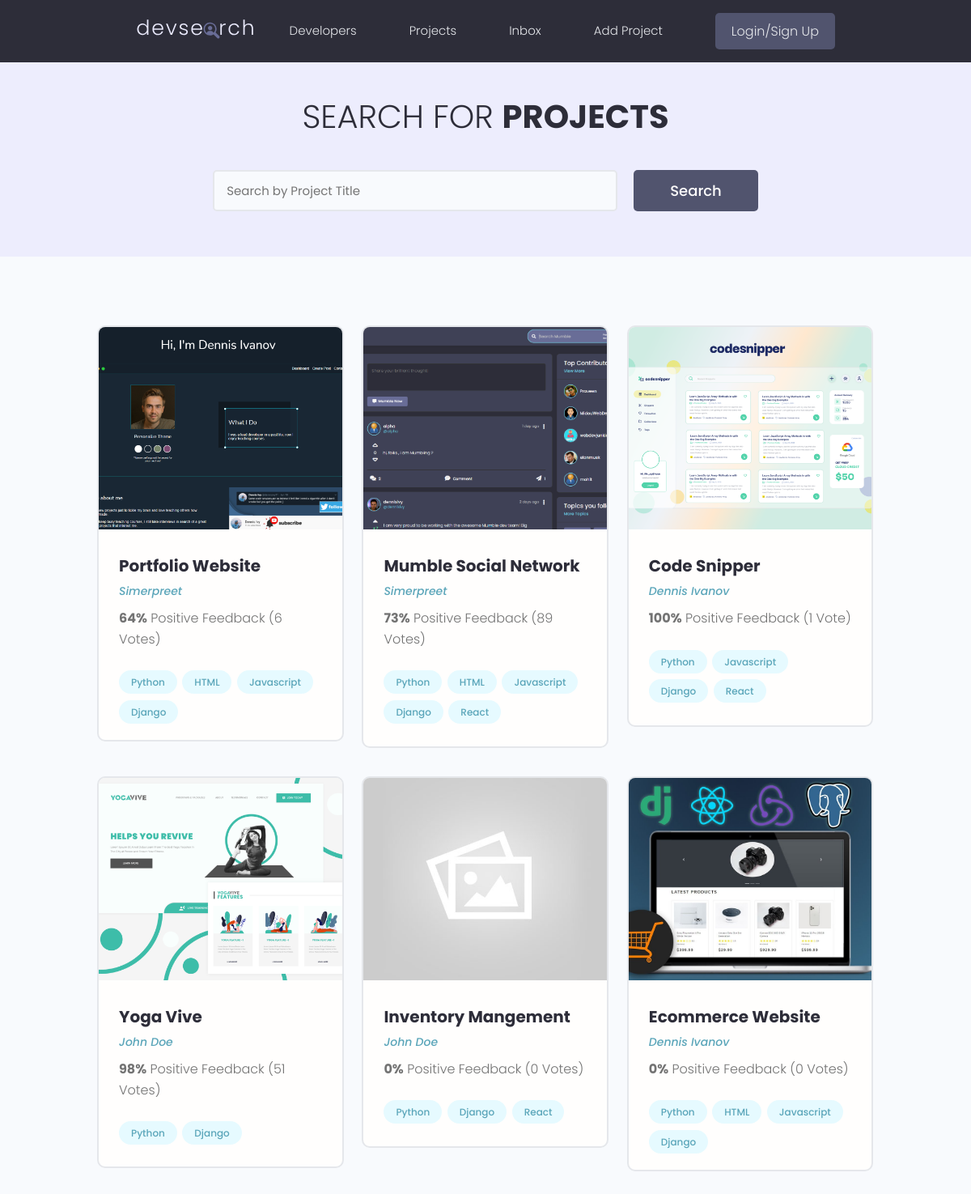
/projects/, run on the app's committed database.
### projects/models.py (models this page shows, shortened)
class Project(models.Model):
    owner = models.ForeignKey(Profile,null=True,blank=True,on_delete=models.SET_NULL)
    title = models.CharField(max_length=100)
    description = models.TextField(null=True, blank=True)
    featured_image = models.ImageField(null=True, blank=True, default="default.jpg")
    demo_link = models.CharField(max_length=2000, null=True, blank=True)
    source_link = models.CharField(max_length=2000, null=True, blank=True)
    created = models.DateTimeField(auto_now_add=True)
    id = models.UUIDField(default=uuid.uuid4, unique=True, primary_key=True, editable=False)
    tags = models.ManyToManyField('Tag', blank=True)
    vote_total = models.IntegerField(default=0, null=True, blank=True)
    vote_ratio = models.IntegerField(default=0, null=True, blank=True)

class Tag(models.Model):
    name = models.CharField(max_length=200)
    created = models.DateTimeField(auto_now_add=True)
    id = models.UUIDField(default=uuid.uuid4, unique=True, primary_key=True, editable=False)
    def __str__(self):
        return self.name

### users/models.py (models this page shows, shortened)
class Profile(models.Model):
    user = models.ForeignKey(User,null=True,blank=True,on_delete=models.CASCADE)
    name = models.CharField(max_length=200,null=True,blank=True)
    username = models.CharField(max_length=200, null=True, blank=True)
    email = models.EmailField(max_length=200,null=True,blank=True)
    short_intro = models.CharField(max_length=200,null=True,blank=True)
    bio = models.TextField(null=True,blank=True)
    profile_image = models.ImageField(null=True,blank=True,upload_to='profiles/',default= "profile/user-default.png")
    social_github = models.CharField(max_length=200,null=True,blank=True)
    social_twitter = models.CharField(max_length=200, null=True, blank=True)
    social_linkedIn = models.CharField(max_length=200, null=True, blank=True)
    social_youtube = models.CharField(max_length=200, null=True, blank=True)
    social_website = models.CharField(max_length=200, null=True, blank=True)
    created = models.DateTimeField(auto_now_add=True)
    id = models.UUIDField(default=uuid.uuid4, unique=True, primary_key=True, editable=False)

### projects/views.py (the view)
# urls.py: path("projects/", include("projects.urls")),
def projects(request):
    projects = Project.objects.all()
    context = {'projects': projects}
    return render(request,'projects/projects.html',context)

### projects/templates/projects/projects.html (shortened to what this page needs)
{% extends 'main.html' %}
{% block content %}
  <main class="projects">
    <section class="hero-section text-center">
      <div class="container container--narrow">
        <div class="hero-section__box">
          <h2>Search for <span>Projects</span></h2>
        </div>
        <div class="hero-section__search">
          <form class="form" action="#" method="get">
            <div class="form__field">
              <input class="input input--text" id="formInput#search" type="text" name="text"
                placeholder="Search by Project Title" />
            </div>
            <input class="btn btn--sub btn--lg" type="submit" value="Search" />
          </form>
        </div>
      </div>
    </section>
    <section class="projectsList">
      <div class="container">
        <div class="grid grid--three">
               {% for project in projects %}
          <div class="column">
            <div class="card project">
              <a href="{% url 'project' project.id %}" class="project">
                <img class="project__thumbnail" src={{project.featured_image.url}} alt="project thumbnail" />
                <div class="card__body">
                  <h3 class="project__title">{{project.title}}</h3>
                  <p><a class="project__author" href="{% url 'project' project.id %}">{{project.owner.name}}</a></p>
                  <p class="project--rating">
                    <span style="font-weight: bold;">{{project.vote_ratio}}%</span>  Positive
                    Feedback ({{project.vote_total}} Vote{{ project.vote_total|pluralize:"s" }})
                  </p>
                  <div class="project__tags">
                    {% for tag in project.tags.all %}
                    <span class="tag tag--pill tag--main">
                      <small>{{tag}}</small>
                    </span>
                    {% endfor %}
                  </div>
                </div>
              </a>
            </div>
          </div>
             {% endfor %}
        </div>
      </div>
    </section>
  </main>
{% endblock content %}

### templates/main.html (shortened to what this page needs)
<!doctype html>
{% load static %}
<html lang="en">
  <head>
  <link rel="stylesheet" href="https://cdn.iconmonstr.com/1.3.0/css/iconmonstr-iconic-font.min.css" />
  <link rel="stylesheet" href="{% static 'uikit/styles/uikit.css' %}" />
  <link rel="stylesheet" href='{% static "styles/app.css" %}' />
  </head>
  <body>
  {% include 'navbar.html' %}
  {% block content %}
  {% endblock content %}
  </body>
</html>

### templates/navbar.html (shortened to what this page needs)
{% load static %}
  <header class="header">
    <div class="container container--narrow">
      <a href="{% url 'profiles' %}" class="header__logo">
        <img src="{% static 'images/logo.svg' %}" alt="DevSearch Logo" />
      </a>
      <nav class="header__nav">
        <ul class="header__menu">
          <li class="header__menuItem"><a href="{% url 'profiles' %}">Developers</a></li>
          <li class="header__menuItem"><a href="{% url 'projects' %}">Projects</a></li>
          <li class="header__menuItem"><a href="">Inbox</a></li>
          <li class="header__menuItem"><a href="{% url 'create-project' %}">Add Project</a></li>
          <li class="header__menuItem"><a href="" class="btn btn--sub">Login/Sign Up</a></li>
        </ul>
      </nav>
    </div>
  </header>

### static/styles/app.css (style rules this page uses)
:root { --color-sub: #2d2d39; }
.btn--sub { background-color: var(--color-sub-light); }
.card { border: 2px solid var(--color-light); }
img { width: 100%; }
.header { position: sticky; z-index: 111; background-color: var(--color-sub); padding: 1.5rem 0; }
.header > .container { display: flex; justify-content: space-between; align-items: center; }
.header__logo > img { height: 3.8rem; }
.header__nav > ul { display: inline-flex; align-items: center; list-style: none; gap: 6.5rem; }
.header__menuItem > a { color: var(--color-light); font-weight: 300; }
.hero-section { height: 40vh; display: flex; align-items: center; background-color: var(--color-sub); }
.hero-section__box { margin-bottom: 4rem; }
.hero-section__box > h2, .hero-section__box > h2 > span { font-size: 4rem; color: var(--color-light); line-height: 1.3; text-transform: uppercase; }
.hero-section__box > h2 { font-weight: 300; }
.hero-section__box > h2 > span { font-weight: 700; }
.hero-section__search > .form { display: flex; align-items: center; justify-content: center; gap: 2rem; }
.hero-section__search > .form input.input--text { width: 50rem; }
.project__author { font-size: 1.4rem; font-style: italic; }
.project--rating { margin-bottom: 1.6em; margin-top: .5em; }
.projects > .hero-section { background: var(--color-sub-lighter); height: 30vh; }
.projects .hero-section__box { margin-bottom: 2.5rem; }
.projects .hero-section__box > h2 { color: var(--color-sub); }
.projects .hero-section__box > h2 > span { font-weight: 700; color: var(--color-sub); }
.projectsList { margin-top: 8rem; }
.project__thumbnail { height: 25rem; object-fit: cover; object-position: top center; }
.project__title { font-size: 2rem; font-weight: 700; color: var(--color-sub); }

### static/uikit/styles/modules/_variables.css (style rules this page uses)
:root { --color-main: #5aa5b9; --color-main-light: #e6faff; --color-sub: #3f4156; --color-sub-light: #51546e; --color-sub-lighter: #ededfd; --color-text: #737373; --color-gray: #8b8b8b; --color-light: #e5e7eb; --color-light-gray: #767676; --color-bg: #f8fafd; --color-white: #fffefd; --color-white-light: #f3f3f3; --color-success: #359e64; --color-success-bg: #def8e8; --color-error: #fc4b0b; --color-error-bg: #fff2ee; --font-base: 'Poppins', arial, helvetica, 'Segoe UI', roboto, ubuntu, sans-serif; --font-monospace: 'Fira Code', 'Courier New', courier, monospace; --font-regular: 300; --font-medium: 500; --font-bold: 700; --generic-shadow: 1px 1px 5px #00000010; --generic-transition: all 0.3s ease-in-out; }

### static/uikit/styles/modules/_base.css (style rules this page uses)
* { margin: 0; padding: 0; box-sizing: border-box; text-rendering: optimizeLegibility; color: inherit; font-size: inherit; }
html { font-size: 50%; }
@media only screen and (min-width: 480px) { html { font-size: 56.25%; } }
@media only screen and (min-width: 1200px) { html { font-size: 62.5%; } }
body { line-height: 1.6; font-weight: 400; font-size: 1.5rem; color: var(--color-text); background-color: var(--color-bg); min-height: 100vh; }

### static/uikit/styles/modules/_typography.css (style rules this page uses)
* { font-family: var(--font-base); }
h2 { font-size: 3.6rem; font-weight: var(--font-bold); }
h3 { font-size: 3.2rem; font-weight: var(--font-medium); }
p, span, strong { font-size: 1.6rem; color: var(--color-text); font-weight: var(--font-regular); }
a { padding-bottom: 2px; text-decoration: none; display: inline-block; color: var(--color-main); font-weight: var(--font-medium); }

### static/uikit/styles/modules/_utilities.css (style rules this page uses)
.container { width: 92%; max-width: 165rem; margin: 0 auto; box-sizing: border-box; }
.container--narrow { width: 92%; max-width: 120rem; }
@media screen and (min-width: 1000px) { .container { width: 90%; } }
@media screen and (min-width: 1000px) { .container--narrow { width: 85%; } }
@media screen and (min-width: 1200px) { .container { width: 80%; } }
@media screen and (min-width: 1200px) { .container--narrow { width: 72%; } }
.text-center { text-align: center; }

### static/uikit/styles/modules/_button.css (style rules this page uses)
.btn { display: inline-block; position: relative; cursor: pointer; background-color: var(--color-light); font-weight: var(--font-medium); color: var(--color-sub); text-decoration: none; padding: 1rem 2rem; border-radius: 0.5rem; border: none; width: -webkit-fit-content; width: -moz-fit-content; width: fit-content; height: -webkit-fit-content; height: -moz-fit-content; height: fit-content; font-size: 1.6rem; outline-width: 0; outline-color: transparent; -webkit-backface-visibility: hidden; backface-visibility: hidden; transition: all 0.3s ease-in-out; }
.btn--sub { background-color: var(--color-sub); color: var(--color-white); }
.btn--lg { font-size: 1.8rem; padding: 1.2rem 4.5rem; }

### data on the page
Project: featured_image (picture), title "Portfolio Website", owner.name "Simerpreet", vote_ratio "64", vote_total "6"
Tag: name "Python"
Tag: name "HTML"
Tag: name "Javascript"
Tag: name "Django"
Project: featured_image (picture), title "Mumble Social Network", owner.name "Simerpreet", vote_ratio "73", vote_total "89"
Tag: name "React"
Project: featured_image (picture), title "Code Snipper", owner.name "Dennis Ivanov", vote_ratio "100", vote_total "1"
Project: featured_image (picture), title "Yoga Vive", owner.name "John Doe", vote_ratio "98", vote_total "51"
Project: featured_image (placeholder picture), title "Inventory Mangement", owner.name "John Doe", vote_ratio "0", vote_total "0"
Project: featured_image (picture), title "Ecommerce Website", owner.name "Dennis Ivanov", vote_ratio "0", vote_total "0"
